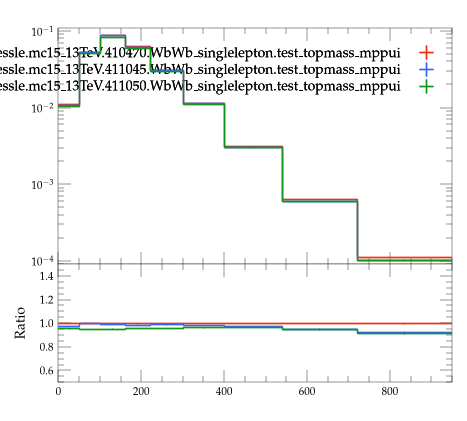

Write the Python code that produced this figure.
#! /usr/bin/env python3

# This Python script was auto-generated using YODA v2.1.2.
# Analysis object: /WbWb_singlelepton/pT_blnu
# Timestamp: 07-08-2026 (09:16:02)

import matplotlib as mpl
import matplotlib.pyplot as plt
mpl.use('Agg') # comment out for interactive use
import os
import numpy as np
from numpy import nan, inf

plotDir = os.path.split(os.path.realpath(__file__))[0]
if 'YODA_USER_PLOT_PATH' in globals():
    plot_outdir = globals()['YODA_USER_PLOT_PATH']
else:
    plot_outdir = plotDir

#plot style
plt.style.use(os.path.join(plotDir, '../default.mplstyle'))
# plot metadata
figW, figH = plt.rcParams['figure.figsize']
ax_xLabel = ''
ax_yLabel = ''
ax_title  = ''
ax_xScale = 'linear'
ax_yScale = 'log'
xLims = (0.0, 950.0)
yLims = (9e-05, 0.11000000000000001)

# TeX-friendly labels for the legend
labels = {
  'legend' : ([ r"user.johessle.mc15\_13TeV.410470.WbWb\_singlelepton.test\_topmass\_mppui", r"user.johessle.mc15\_13TeV.411045.WbWb\_singlelepton.test\_topmass\_mppui", r"user.johessle.mc15\_13TeV.411050.WbWb\_singlelepton.test\_topmass\_mppui" ], r""),
}

# Adjust canvas width and height
canvasW = 10.0
canvasH = 9.0
figW *= canvasW/10.
figH *= canvasH/9.

# Create figure and axis objects
fig, (ax, ratio0_ax) = plt.subplots(2, 1, sharex=True,
                  figsize=(figW,figH), gridspec_kw={'height_ratios': (6.0, 3.0)})

# Set figure margins
plt.subplots_adjust(
    left   = 1.0 * plt.rcParams['figure.subplot.left'],
    right  = 1.0 * plt.rcParams['figure.subplot.right'],
    top    = 1.0 * plt.rcParams['figure.subplot.top'],
    bottom = 1.0 * plt.rcParams['figure.subplot.bottom'])

ratio0_ax.yaxis.set_major_locator(mpl.ticker.MultipleLocator(0.2))
ratio0_ax.set_ylim(0.5, 1.4999)
ratio0_ax.set_ylabel('Ratio')

# the numerical data is stored in a separate file
dataf = dict()
prefix = os.path.split(__file__)[0]
if prefix:    prefix = prefix + '/'
exec(open(prefix+'pT_blnu__data.py').read(), dataf)


legend_handles = dict() # keep track of handles for the legend

# style options for curves
# starts at zorder>=5 to draw curve on top of legend
styles = {
  'user.johessle.mc15_13TeV.410470.WbWb_singlelepton.test_topmass_mppui.yoda': {
    'color' : '#EE3311',
    'linestyle' : '-',
    'lineopacity' : 1.0,
    'linewidth' : 1,
    'marker' : 'none',
    'markersize' : 2,
    'capsize' : 0.0,
    'zorder' : 5,
    'histstyle' : 1,
    'drawstyle' : 'steps-pre',
    'xerrorbars' : 1,
    'yerrorbars' : 1,
    'fillcolor' : None,
    'fillopacity' : 1.0,
    'ratio0_linestyle' : '-',
    'ratio0_lineopacity' : 1.0,
    'ratio0_linewidth' : 1,
    'ratio0_marker' : 'none',
    'ratio0_markersize' : 2,
    'ratio0_capsize' : 0.0,
    'ratio0_zorder' : 5,
    'ratio0_histstyle' : 1,
    'ratio0_drawstyle' : 'steps-pre',
    'ratio0_xerrorbars' : 1,
    'ratio0_yerrorbars' : 1,
  },
  'user.johessle.mc15_13TeV.411045.WbWb_singlelepton.test_topmass_mppui.yoda': {
    'color' : '#3366FF',
    'linestyle' : '-',
    'lineopacity' : 1.0,
    'linewidth' : 1,
    'marker' : 'none',
    'markersize' : 2,
    'capsize' : 0.0,
    'zorder' : 6,
    'histstyle' : 1,
    'drawstyle' : 'steps-pre',
    'xerrorbars' : 1,
    'yerrorbars' : 1,
    'fillcolor' : None,
    'fillopacity' : 1.0,
    'ratio0_linestyle' : '-',
    'ratio0_lineopacity' : 1.0,
    'ratio0_linewidth' : 1,
    'ratio0_marker' : 'none',
    'ratio0_markersize' : 2,
    'ratio0_capsize' : 0.0,
    'ratio0_zorder' : 6,
    'ratio0_histstyle' : 1,
    'ratio0_drawstyle' : 'steps-pre',
    'ratio0_xerrorbars' : 1,
    'ratio0_yerrorbars' : 1,
  },
  'user.johessle.mc15_13TeV.411050.WbWb_singlelepton.test_topmass_mppui.yoda': {
    'color' : '#109618',
    'linestyle' : '-',
    'lineopacity' : 1.0,
    'linewidth' : 1,
    'marker' : 'none',
    'markersize' : 2,
    'capsize' : 0.0,
    'zorder' : 7,
    'histstyle' : 1,
    'drawstyle' : 'steps-pre',
    'xerrorbars' : 1,
    'yerrorbars' : 1,
    'fillcolor' : None,
    'fillopacity' : 1.0,
    'ratio0_linestyle' : '-',
    'ratio0_lineopacity' : 1.0,
    'ratio0_linewidth' : 1,
    'ratio0_marker' : 'none',
    'ratio0_markersize' : 2,
    'ratio0_capsize' : 0.0,
    'ratio0_zorder' : 7,
    'ratio0_histstyle' : 1,
    'ratio0_drawstyle' : 'steps-pre',
    'ratio0_xerrorbars' : 1,
    'ratio0_yerrorbars' : 1,
  },
}

# curve from input yoda files in main panel
for label, yvals in dataf['yvals'].items():
    if all(np.isnan(v) for v in dataf['yvals'][label]):
        continue
    tmp = None
    if styles[label]['histstyle']: # draw as histogram
        xpos = dataf['xedges'][label] if styles[label]['drawstyle'] else dataf['xpoints'][label]
        ypos = np.insert(yvals, 0, yvals[0]) if styles[label]['drawstyle'] else yvals
        if styles[label]['fillcolor']: # fill area below curve
            ax.fill_between(xpos, ypos, step='pre',
                            color=styles[label]['fillcolor'],
                            alpha=styles[label]['fillopacity'])
        tmp, = ax.plot(xpos, ypos,
                       color=styles[label]['color'],
                       linestyle=styles[label]['linestyle'],
                       alpha=styles[label]['lineopacity'],
                       linewidth=styles[label]['linewidth'],
                       drawstyle=styles[label]['drawstyle'], solid_joinstyle='miter',
                       zorder=styles[label]['zorder'], label=label)
    tmp = ax.errorbar(dataf['xpoints'][label], yvals,
                      xerr=np.array(dataf['xerrs'][label])*styles[label]['xerrorbars'],
                      yerr=np.array(dataf['yerrs'][label])*styles[label]['yerrorbars'],
                      fmt=styles[label]['marker'], capsize=styles[label]['capsize'],
                      alpha=styles[label]['lineopacity'],
                      markersize=styles[label]['markersize'],
                      ecolor=styles[label]['color'],
                      color=styles[label]['color'], zorder=styles[label]['zorder'])
    tmp[-1][0].set_linestyle(styles[label]['linestyle'])
    tmp[-1][0].set_linewidth(styles[label]['linewidth'])
    if label in dataf['add_legend_handle']:  legend_handles[label] = tmp
    for varLabel in dataf['variation_yvals'].keys():
        if varLabel.startswith(label):
            tmp, = ax.plot(dataf['xedges'][label], dataf['variation_yvals'][varLabel],
                           color=styles[label]['color'],
                           linestyle=styles[label]['linestyle'],
                           linewidth=styles[label]['linewidth'],
                           drawstyle='steps-pre', solid_joinstyle='miter',
                           zorder=styles[label]['zorder'], alpha=0.5)


# plots on ratio panel
# curve from input yoda files in ratio panel
for label, yvals in dataf['ratio0_yvals'].items():
    if all(np.isnan(v) for v in yvals):
        continue
    if styles[label]['ratio0_histstyle']: # plot as histogram
        xpos = dataf['xedges']['user.johessle.mc15_13TeV.410470.WbWb_singlelepton.test_topmass_mppui.yoda'] if styles[label]['ratio0_drawstyle'] else dataf['xpoints']['user.johessle.mc15_13TeV.410470.WbWb_singlelepton.test_topmass_mppui.yoda']
        ypos = np.insert(yvals, 0, yvals[0]) if styles[label]['ratio0_drawstyle'] else yvals
        ratio0_ax.plot(xpos, ypos,
                       color=styles[label]['color'],
                       linewidth=styles[label]['linewidth'],
                       linestyle=styles[label]['ratio0_linestyle'],
                       alpha=styles[label]['ratio0_lineopacity'],
                       drawstyle=styles[label]['ratio0_drawstyle'], zorder=styles[label]['zorder'],
                       solid_joinstyle='miter')
    tmp = ratio0_ax.errorbar(dataf['xpoints']['user.johessle.mc15_13TeV.410470.WbWb_singlelepton.test_topmass_mppui.yoda'], yvals,
                             xerr=np.array(dataf['ref_xerrs'])*styles[label]['ratio0_xerrorbars'],
                             yerr=np.array(dataf['ratio0_yerrs'][label])*styles[label]['ratio0_yerrorbars'],
                             fmt=styles[label]['ratio0_marker'], capsize=styles[label]['ratio0_capsize'],
                             alpha=styles[label]['ratio0_lineopacity'],
                             markersize=styles[label]['ratio0_markersize'],
                             ecolor=styles[label]['color'],
                             color=styles[label]['color'])
    tmp[-1][0].set_linestyle(styles[label]['ratio0_linestyle'])
    tmp[-1][0].set_linewidth(styles[label]['ratio0_linewidth'])

    for varlabel in dataf['ratio0_variation_vals'].keys():
        if varlabel.startswith(label):
            ratio0_ax.plot(dataf['xedges']['user.johessle.mc15_13TeV.410470.WbWb_singlelepton.test_topmass_mppui.yoda'],
                            dataf['ratio0_variation_vals'][varlabel],
                            color=styles[label]['color'],
                            linestyle=styles[label]['linestyle'],
                            linewidth=styles[label]['linewidth'],
                            drawstyle='steps-pre', solid_joinstyle='miter',
                            zorder=1, alpha=0.5)

legend_items = list(legend_handles.values())
ax.add_artist(ax.legend(legend_items,
                        labels['legend'][0],
                        title=labels['legend'][1],
                        alignment='right',
                        loc='upper right',
                        bbox_to_anchor=(1.0, 0.97),markerfirst=False))

# set plot metadata as defined above
ratio0_ax.set_xlabel(ax_xLabel)
ratio0_ax.xaxis.set_label_coords(1., -0.15)
ax.set_ylabel(ax_yLabel, ha='right', va='top')
ax.yaxis.set_label_coords(-0.11, 1.0)
ax.set_title(ax_title, loc='left')
ax.set_xscale(ax_xScale)
ax.set_yscale(ax_yScale)
ratio0_ax.set_yscale('linear')
ax.set_xlim(xLims)
ax.set_ylim(yLims)

# tick formatting
plt.rcParams['xtick.top'] = True
plt.rcParams['ytick.right'] = True
ax.yaxis.set_major_locator(mpl.ticker.LogLocator(base=10.0, numticks=np.inf))
ax.yaxis.set_minor_locator(mpl.ticker.LogLocator(
                           base=10.0, subs=np.arange(0.1, 1, 0.1), numticks=np.inf))
fig.align_ylabels((ax, ratio0_ax))
plt.savefig(os.path.join(plot_outdir, 'pT_blnu.pdf'), format='PDF')
plt.savefig(os.path.join(plot_outdir, 'pT_blnu.png'), format='PNG')

plt.close(fig)
